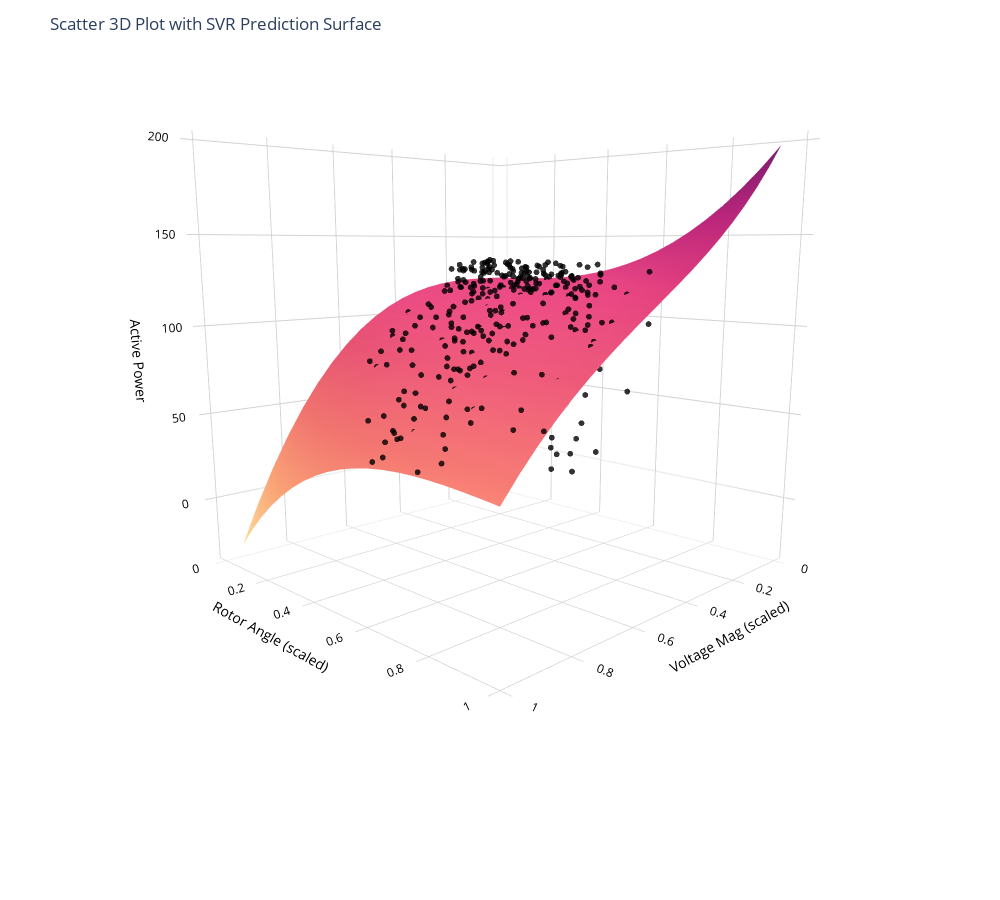

Here is the notebook cell this chart was saved with:
### Code cell
# Create a 3D scatter plot with predictions
fig = px.scatter_3d(stable_gen1, x=stable_gen1['Voltage Mag (scaled)'], y=stable_gen1['Rotor Angle (scaled)'], z=stable_gen1['Active Power'], 
                    opacity=0.8, color_discrete_sequence=['black'],
                    width=1000, height=900
                   )

# Set figure title and colors
fig.update_layout(title_text="Scatter 3D Plot with SVR Prediction Surface",
                  scene_camera_eye=dict(x=1.5, y=1.5, z=0.25), 
                  scene_camera_center=dict(x=0, y=0, z=-0.2),
                  scene = dict(xaxis=dict(backgroundcolor='white',
                                          color='black',
                                          gridcolor='lightgrey'),
                               yaxis=dict(backgroundcolor='white',
                                          color='black',
                                          gridcolor='lightgrey'
                                          ),
                               zaxis=dict(backgroundcolor='white',
                                          color='black', 
                                          gridcolor='lightgrey')))
# Update marker size
fig.update_traces(marker=dict(size=2))

# Add prediction plane
fig.add_traces(go.Surface(x=xrange, y=yrange, z=pred_svr, name='SVR',
                          colorscale=px.colors.sequential.Sunsetdark,
                          showscale=False))

fig.show()

### Figure 1 — Plotly figure (JSON) as saved in the notebook; plotly's stock layout.template omitted (floating-point values rounded to 4 significant figures; data arrays with more than 128 entries replaced by an {"elided": "..."} marker saying what was removed)
{"data": [{"hovertemplate": "Voltage Mag (scaled)=%{x}<br>Rotor Angle (scaled)=%{y}<br>Active Power=%{z}<extra></extra>", "legendgroup": "", "marker": {"color": "black", "opacity": 0.8, "size": 2, "symbol": "circle"}, "mode": "markers", "name": "", "scene": "scene", "showlegend": false, "type": "scatter3d", "x": {"elided": "549 float values"}, "y": {"elided": "549 float values"}, "z": {"elided": "549 float values"}}, {"colorscale": [[0, "rgb(252, 222, 156)"], [0.1667, "rgb(250, 164, 118)"], [0.3333, "rgb(240, 116, 110)"], [0.5, "rgb(227, 79, 111)"], [0.6667, "rgb(220, 57, 119)"], [0.8333, "rgb(185, 37, 122)"], [1, "rgb(124, 29, 111)"]], "name": "SVR", "showscale": false, "type": "surface", "x": [0, 0.05, 0.1, 0.15, 0.2, 0.25, 0.3, 0.35, 0.4, 0.45, 0.5, 0.55, 0.6, 0.65, 0.7, 0.75, 0.8, 0.85, 0.9, 0.95], "y": [0, 0.05, 0.1, 0.15, 0.2, 0.25, 0.3, 0.35, 0.4, 0.45, 0.5, 0.55, 0.6, 0.65, 0.7, 0.75, 0.8, 0.85, 0.9, 0.95], "z": {"elided": "20x20 float values"}}], "layout": {"height": 900, "legend": {"tracegroupgap": 0}, "margin": {"t": 60}, "scene": {"camera": {"center": {"x": 0, "y": 0, "z": -0.2}, "eye": {"x": 1.5, "y": 1.5, "z": 0.25}}, "domain": {"x": [0, 1], "y": [0, 1]}, "xaxis": {"backgroundcolor": "white", "color": "black", "gridcolor": "lightgrey", "title": {"text": "Voltage Mag (scaled)"}}, "yaxis": {"backgroundcolor": "white", "color": "black", "gridcolor": "lightgrey", "title": {"text": "Rotor Angle (scaled)"}}, "zaxis": {"backgroundcolor": "white", "color": "black", "gridcolor": "lightgrey", "title": {"text": "Active Power"}}}, "title": {"text": "Scatter 3D Plot with SVR Prediction Surface"}, "width": 1000}}
